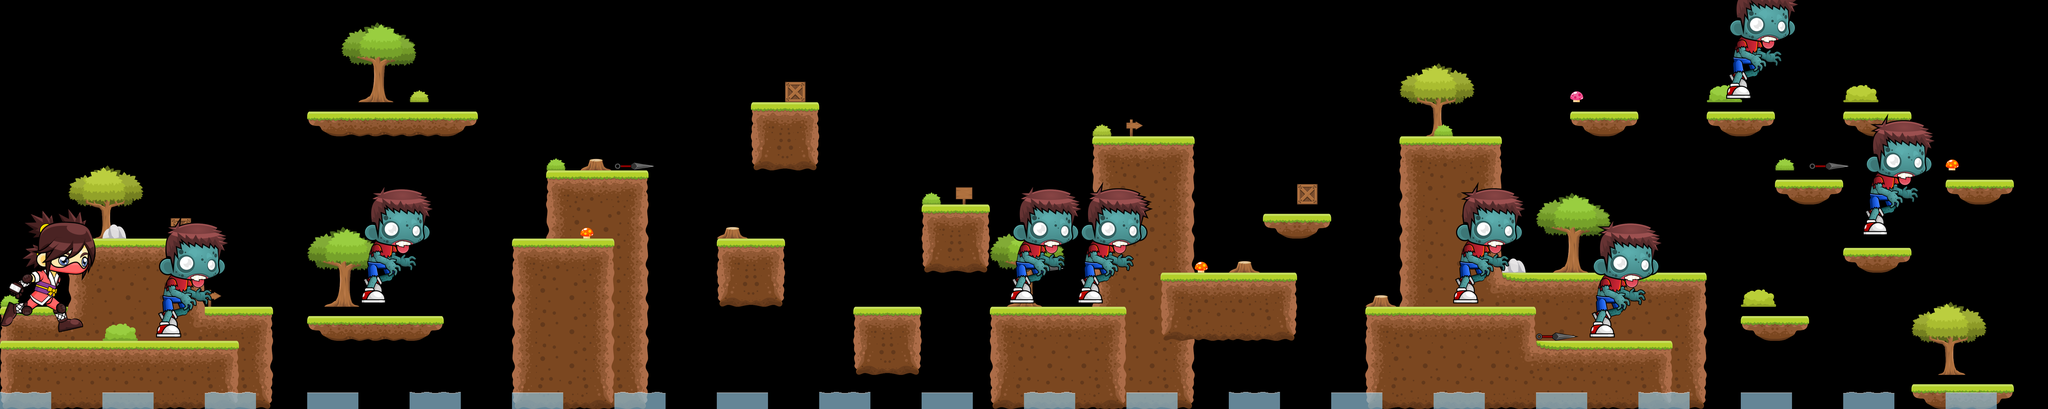

The image is a tile-based game level rendered from a .tmx file. Its description and complete source (layers, tilesets, objects, tile grids) follow:
An orthogonal 60x12 tile map with 128x128 px tiles, 3 tile layers (Background, Foreground, Water), 2 tilesets.

<map version="1.9" tiledversion="1.9.2" orientation="orthogonal" renderorder="right-down" width="60" height="12" tilewidth="128" tileheight="128" infinite="0" nextlayerid="4" nextobjectid="1">
 <editorsettings>
  <export target="../level_layers/level_4.csv" format="csv" />
 </editorsettings>
 <tileset firstgid="1" source="water.tsx" />
 <tileset firstgid="5" source="terrain.tsx" />
 <layer id="2" name="Background" width="60" height="12">
  <data encoding="csv">
0,0,0,0,0,0,0,0,0,0,0,0,0,0,0,0,0,0,0,0,0,0,0,0,0,0,0,0,0,0,0,0,0,0,0,0,0,0,0,0,0,0,0,0,0,0,0,0,0,0,0,0,0,0,0,0,0,0,0,0,
0,0,0,0,0,0,0,0,0,0,0,0,0,0,0,0,0,0,0,0,0,0,0,0,0,0,0,0,0,0,0,0,0,0,0,0,0,0,0,0,0,0,0,0,0,0,0,0,0,0,0,0,0,0,0,0,0,0,0,0,
0,0,0,0,0,0,0,0,0,0,36,0,28,0,0,0,0,0,0,0,0,0,0,29,0,0,0,0,0,0,0,0,0,0,0,0,0,0,0,0,0,0,0,0,0,0,0,0,0,0,25,0,0,0,26,0,0,0,0,0,
0,0,0,0,0,0,0,0,0,17,18,18,18,19,0,0,0,0,0,0,0,0,5,7,0,0,0,0,0,0,0,0,28,33,0,0,0,0,0,0,0,37,27,0,0,0,0,0,0,0,0,0,0,0,0,0,0,0,0,0,
0,0,0,0,0,0,0,0,0,0,0,0,0,0,0,0,27,35,0,0,0,0,16,20,0,0,0,0,0,0,0,0,5,6,7,0,0,0,0,0,0,5,6,7,0,0,0,0,0,0,0,0,27,0,0,0,0,0,0,0,
0,0,0,0,0,0,0,0,0,0,0,0,0,0,0,0,5,6,7,0,0,0,0,0,0,0,0,27,32,0,0,0,8,9,10,0,0,0,29,0,0,8,9,10,0,0,0,0,0,0,0,0,17,19,0,0,0,0,0,0,
0,0,37,34,0,29,0,0,0,0,0,0,0,0,0,0,8,9,10,0,0,35,0,0,0,0,0,5,7,0,0,0,8,9,10,0,0,17,19,0,0,8,9,10,0,0,0,0,0,0,0,0,0,0,0,0,0,0,0,0,
0,0,5,6,6,7,0,0,0,0,0,0,0,0,0,0,8,9,10,0,0,0,0,0,0,0,0,16,20,0,0,0,8,9,10,0,35,0,0,0,0,8,9,10,34,36,0,0,28,0,0,0,0,0,0,0,0,0,0,0,
27,0,8,9,9,10,33,0,0,36,0,0,0,0,0,0,8,9,10,0,0,0,0,0,0,0,0,0,0,36,0,0,8,9,10,0,0,0,0,0,35,8,9,14,15,6,6,6,6,7,0,26,0,0,0,0,0,0,0,0,
5,11,12,9,9,14,6,7,0,0,0,0,0,0,0,0,8,9,10,0,0,0,0,0,0,0,0,0,0,0,0,0,8,9,10,0,0,0,0,0,0,8,9,9,9,9,9,9,9,10,0,0,0,0,0,0,0,0,0,0,
8,9,9,9,9,9,9,10,0,0,0,0,0,0,0,0,8,9,10,0,0,0,0,0,0,0,0,0,0,0,0,0,8,9,10,0,0,0,0,0,0,8,9,9,9,9,9,9,9,10,0,0,0,0,0,0,37,0,0,0,
16,13,13,13,13,13,13,20,0,0,0,0,0,0,0,0,16,13,20,0,0,0,0,0,0,0,0,0,0,0,0,0,16,13,20,0,0,0,0,0,0,16,13,13,13,13,13,13,13,20,0,0,0,0,0,0,17,18,19,0
</data>
 </layer>
 <layer id="3" name="Foreground" width="60" height="12">
  <data encoding="csv">
0,0,0,0,0,0,0,0,0,0,0,0,0,0,0,0,0,0,0,0,0,0,0,0,0,0,0,0,0,0,0,0,0,0,0,0,0,0,0,0,0,0,0,0,0,0,0,0,0,0,0,0,0,0,0,0,0,0,0,0,
0,0,0,0,0,0,0,0,0,0,0,0,0,0,0,0,0,0,0,0,0,0,0,0,0,0,0,0,0,0,0,0,0,0,0,0,0,0,0,0,0,0,0,0,0,0,0,0,0,0,0,0,0,0,0,0,0,0,0,0,
0,0,0,0,0,0,0,0,0,0,0,0,0,0,0,0,0,0,0,0,0,0,0,0,0,0,0,0,0,0,0,0,0,0,0,0,0,0,0,0,0,0,0,0,0,0,30,0,0,0,39,0,0,0,0,0,0,0,0,0,
0,0,0,0,0,0,0,0,0,0,0,0,0,0,0,0,0,0,0,0,0,0,0,0,0,0,0,0,0,0,0,0,0,0,0,0,0,0,0,0,0,0,0,0,0,0,17,19,0,0,17,19,0,0,17,19,0,0,0,0,
0,0,0,0,0,0,0,0,0,0,0,0,0,0,0,0,0,0,40,0,0,0,0,0,0,0,0,0,0,0,0,0,0,0,0,0,0,0,0,0,0,0,0,0,0,0,0,0,0,0,0,0,0,40,0,0,0,31,0,0,
0,0,0,0,0,0,0,0,0,0,0,0,0,0,0,0,0,0,0,0,0,0,0,0,0,0,0,0,0,0,0,0,0,0,0,0,0,0,0,0,0,0,0,0,0,0,0,0,0,0,0,0,0,0,0,0,0,17,19,0,
0,0,0,0,0,0,0,0,0,0,0,40,0,0,0,0,0,31,0,0,0,0,0,0,0,0,0,0,0,0,0,0,0,0,0,0,0,0,0,0,0,0,0,0,0,0,0,0,0,0,0,0,0,0,39,0,0,0,0,0,
0,0,0,0,0,0,0,0,0,0,0,0,0,0,0,5,6,7,0,0,0,5,7,0,0,0,0,0,0,0,40,0,0,0,0,31,0,0,0,0,0,0,0,0,0,0,0,31,0,0,0,0,0,0,17,19,0,0,0,0,
0,0,0,0,0,0,0,0,0,0,39,0,0,0,0,8,9,10,0,0,0,16,20,0,0,0,0,0,0,39,0,39,0,0,5,6,6,7,0,0,0,0,39,0,0,0,0,0,0,0,0,0,0,0,0,0,0,0,0,0,
38,0,0,25,39,0,0,0,0,17,18,18,19,0,0,8,9,10,0,0,0,0,0,0,0,5,7,0,0,5,6,6,7,0,16,13,13,20,0,0,5,6,6,6,7,40,39,0,0,0,0,17,19,0,0,0,0,0,0,0,
5,6,6,6,6,6,7,0,0,0,0,0,0,0,0,8,9,10,0,0,0,0,0,0,0,16,20,0,0,8,9,9,10,0,0,0,0,0,0,0,8,9,9,9,14,15,6,6,7,0,0,0,0,0,0,0,0,0,0,0,
16,13,13,13,13,13,20,0,0,0,0,0,0,0,0,16,13,20,0,0,0,0,0,0,0,0,0,0,0,16,13,13,20,0,0,0,0,0,0,0,16,13,13,13,13,13,13,13,20,0,0,0,0,0,0,0,0,0,0,0
</data>
 </layer>
 <layer id="1" name="Water" width="60" height="12">
  <data encoding="csv">
0,0,0,0,0,0,0,0,0,0,0,0,0,0,0,0,0,0,0,0,0,0,0,0,0,0,0,0,0,0,0,0,0,0,0,0,0,0,0,0,0,0,0,0,0,0,0,0,0,0,0,0,0,0,0,0,0,0,0,0,
0,0,0,0,0,0,0,0,0,0,0,0,0,0,0,0,0,0,0,0,0,0,0,0,0,0,0,0,0,0,0,0,0,0,0,0,0,0,0,0,0,0,0,0,0,0,0,0,0,0,0,0,0,0,0,0,0,0,0,0,
0,0,0,0,0,0,0,0,0,0,0,0,0,0,0,0,0,0,0,0,0,0,0,0,0,0,0,0,0,0,0,0,0,0,0,0,0,0,0,0,0,0,0,0,0,0,0,0,0,0,0,0,0,0,0,0,0,0,0,0,
0,0,0,0,0,0,0,0,0,0,0,0,0,0,0,0,0,0,0,0,0,0,0,0,0,0,0,0,0,0,0,0,0,0,0,0,0,0,0,0,0,0,0,0,0,0,0,0,0,0,0,0,0,0,0,0,0,0,0,0,
0,0,0,0,0,0,0,0,0,0,0,0,0,0,0,0,0,0,0,0,0,0,0,0,0,0,0,0,0,0,0,0,0,0,0,0,0,0,0,0,0,0,0,0,0,0,0,0,0,0,0,0,0,0,0,0,0,0,0,0,
0,0,0,0,0,0,0,0,0,0,0,0,0,0,0,0,0,0,0,0,0,0,0,0,0,0,0,0,0,0,0,0,0,0,0,0,0,0,0,0,0,0,0,0,0,0,0,0,0,0,0,0,0,0,0,0,0,0,0,0,
0,0,0,0,0,0,0,0,0,0,0,0,0,0,0,0,0,0,0,0,0,0,0,0,0,0,0,0,0,0,0,0,0,0,0,0,0,0,0,0,0,0,0,0,0,0,0,0,0,0,0,0,0,0,0,0,0,0,0,0,
0,0,0,0,0,0,0,0,0,0,0,0,0,0,0,0,0,0,0,0,0,0,0,0,0,0,0,0,0,0,0,0,0,0,0,0,0,0,0,0,0,0,0,0,0,0,0,0,0,0,0,0,0,0,0,0,0,0,0,0,
0,0,0,0,0,0,0,0,0,0,0,0,0,0,0,0,0,0,0,0,0,0,0,0,0,0,0,0,0,0,0,0,0,0,0,0,0,0,0,0,0,0,0,0,0,0,0,0,0,0,0,0,0,0,0,0,0,0,0,0,
0,0,0,0,0,0,0,0,0,0,0,0,0,0,0,0,0,0,0,0,0,0,0,0,0,0,0,0,0,0,0,0,0,0,0,0,0,0,0,0,0,0,0,0,0,0,0,0,0,0,0,0,0,0,0,0,0,0,0,0,
0,0,0,0,0,0,0,0,0,0,0,0,0,0,0,0,0,0,0,0,0,0,0,0,0,0,0,0,0,0,0,0,0,0,0,0,0,0,0,0,0,0,0,0,0,0,0,0,0,0,0,0,0,0,0,0,0,0,0,0,
1,0,0,2,0,0,3,0,0,4,0,0,1,0,0,2,0,0,3,0,0,4,0,0,1,0,0,2,0,0,3,0,0,4,0,0,1,0,0,2,0,0,3,0,0,4,0,0,1,0,0,2,0,0,3,0,0,4,0,0
</data>
 </layer>
</map>
